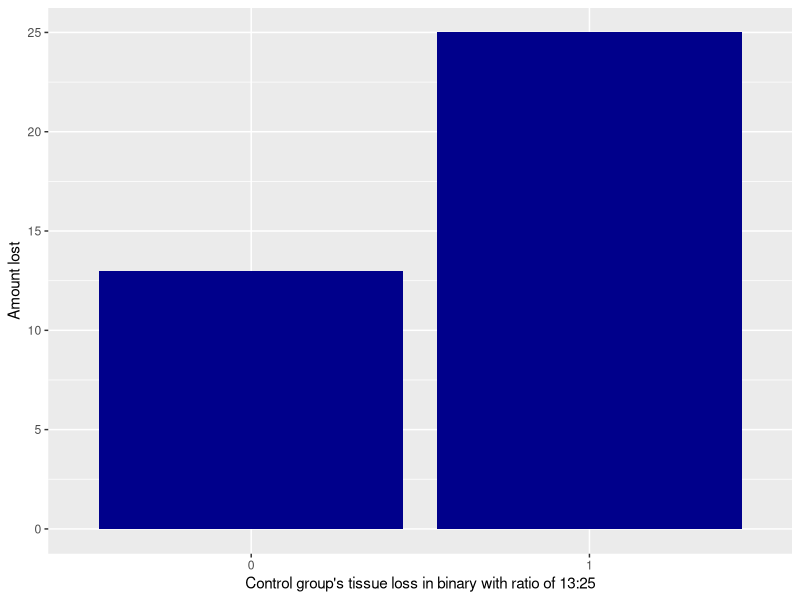
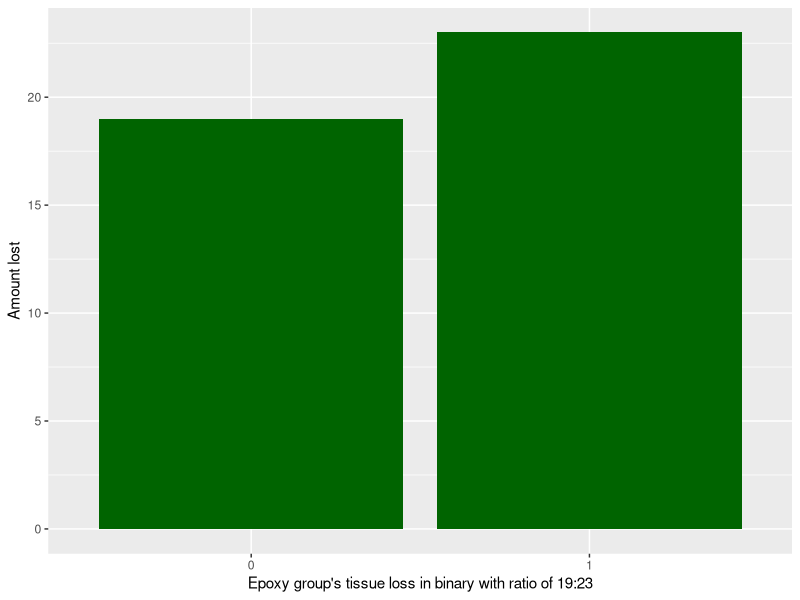
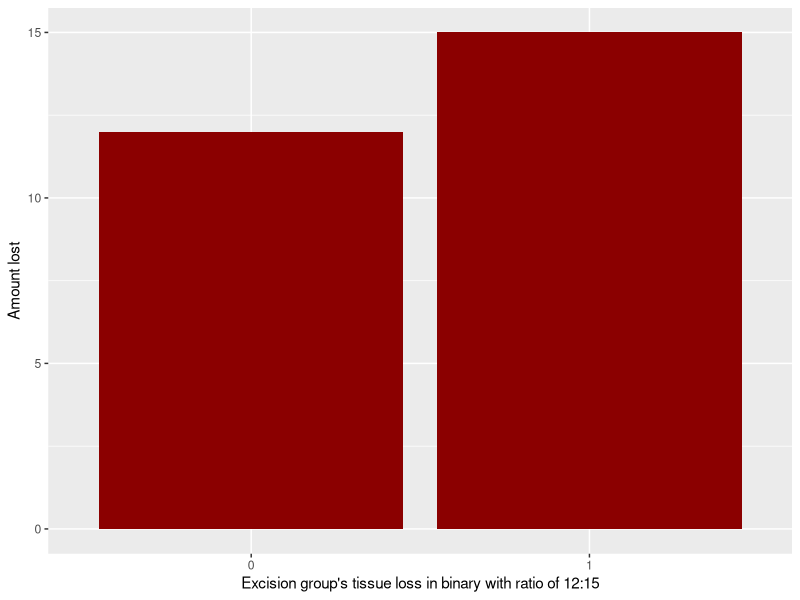

Recreate these plots in R, in order.
library("dplyr")
library("ggplot2")

mitigation_data <- read.csv("Data/Mitigation_Experiments/mitigation_experiments_2.csv")

control_grouped_data <- mitigation_data %>%
  filter(Treatment == "control") 

count_control <- as.data.frame(table(control_grouped_data$Tissue_Loss_Progression))

epoxy_grouped_data <- mitigation_data %>%
  filter(Treatment == "epoxy band")

epoxy_grouped_control <- as.data.frame(table(epoxy_grouped_data$Tissue_Loss_Progression))

excision_grouped_data <- mitigation_data %>%
  filter(Treatment == "excision")

excision_grouped_control <- as.data.frame(table(excision_grouped_data$Tissue_Loss_Progression))

control_plot <- ggplot(data = count_control) +
  geom_col(mapping = aes_string(x = "Var1", y = "Freq"), fill = "darkblue") +
  labs(
    x = "Control group's tissue loss in binary with ratio of 13:25",
    y = "Amount lost"
  )

epoxy_plot <- ggplot(data = epoxy_grouped_control) +
  geom_col(mapping = aes_string(x = "Var1", y = "Freq"), fill = "darkgreen") +
  labs(
    x = "Epoxy group's tissue loss in binary with ratio of 19:23",
    y = "Amount lost"
  )

excision_plot <- ggplot(data = excision_grouped_control) +
  geom_col(mapping = aes_string(x = "Var1", y = "Freq"), fill = "darkred") +
  labs(
    x = "Excision group's tissue loss in binary with ratio of 12:15",
    y = "Amount lost"
  )
